Frame 1 (no input): blank canvas, image omitted
Frame 60 (no input): blank canvas, image omitted
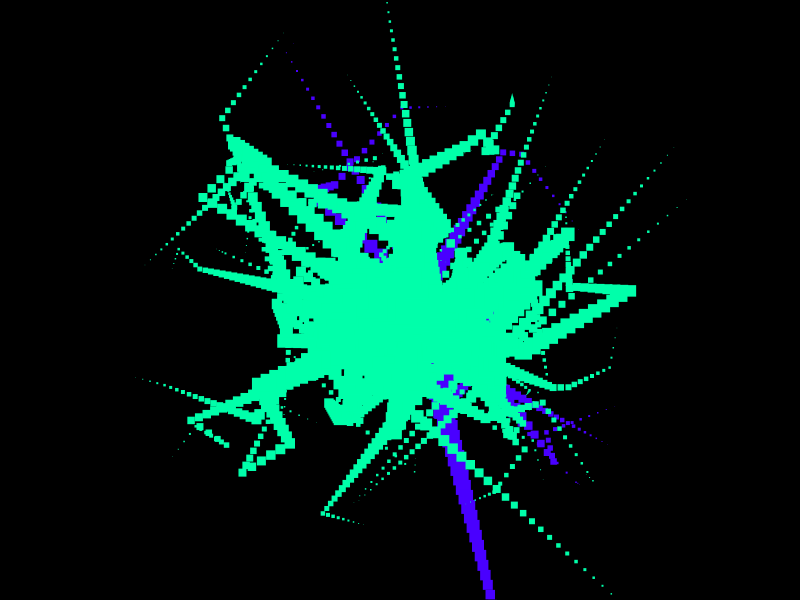
Frame 120 (the mouse pressed at the canvas centre since frame 60)

The p5.js sketch whose frames 1 and 60 were blank and that drew this single picture after the mouse press (run headless with seeded random() and noise() and a simulated clock; from frame 60 on, the mouse is pressed at the canvas centre):

// p5.js sketch
// ── sketch.js
// Obiettivo: realizzare un primo sketch seguendo la guida passo passo.
// Vincoli: seguire la guida dal capitolo 1 alla fine e scrivere il codice a mano.

let tono;

function setup() {
  createCanvas(800, 600);
  colorMode(HSB, 360, 100, 100);
  background(0, 0, 0);
}

function mousePressed() {
  tono = random(360);
}

function draw() {
  if (mouseIsPressed) {
    noStroke();
    fill(tono, 100, 100);
    let x = mouseX;
    let y = mouseY;
    let dx = 2.5;
    let dy = 2.5;
    for (let i = 0; i < 50; i = i + 1) {
      x = x + dx;
      y = y + dy;
      rect(x, y, (50 - i) / 2, (50 - i) / 2);
      if (random() < 0.1) {
        dx = random(-10, 10);
        dy = random(-10, 10);
      }
    }
    if (random() < 0.02) {
      tono = random(360);
    }
  }
}
// ── style.css
html,
body {
  margin: 0;
}

canvas {
  display: block;
}
